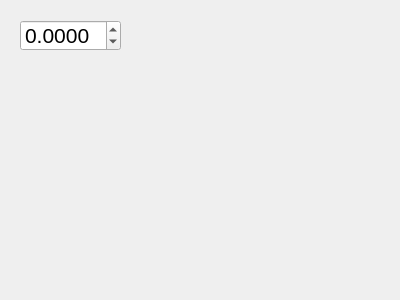
<?xml version="1.0" encoding="UTF-8"?>
<ui version="4.0">
 <class>Dialog</class>
 <widget class="QDialog" name="Dialog">
  <property name="geometry">
   <rect>
    <x>0</x>
    <y>0</y>
    <width>400</width>
    <height>300</height>
   </rect>
  </property>
  <property name="windowTitle">
   <string>Dialog</string>
  </property>
  <widget class="QDoubleSpinBox" name="doubleSpinBox0">
   <property name="geometry">
    <rect>
     <x>20</x>
     <y>20</y>
     <width>101</width>
     <height>31</height>
    </rect>
   </property>
   <property name="font">
    <font>
     <pointsize>16</pointsize>
    </font>
   </property>
   <property name="decimals">
    <number>4</number>
   </property>
   <property name="minimum">
    <double>-10.000000000000000</double>
   </property>
   <property name="maximum">
    <double>10.000000000000000</double>
   </property>
   <property name="singleStep">
    <double>0.100000000000000</double>
   </property>
  </widget>
 </widget>
 <resources/>
 <connections/>
</ui>
